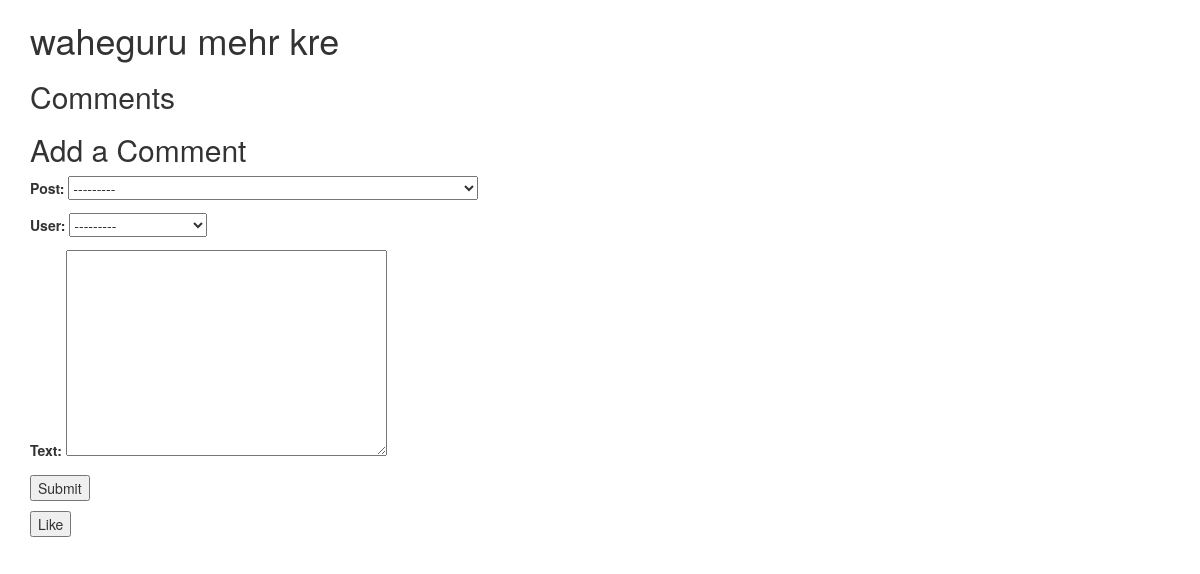
The page /post/1/ (signed in) on the database as committed earlier.
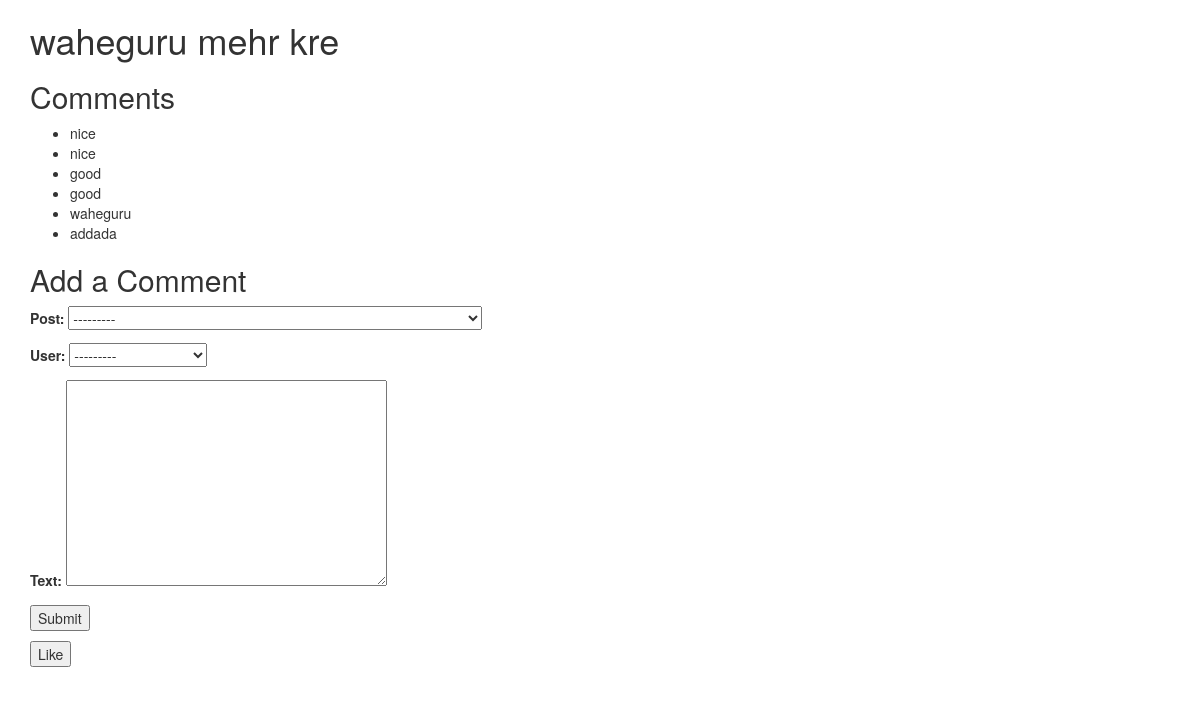
The same page on the database as committed later.
### kkapp/models.py (models this page shows, shortened)
class Comment(models.Model):
    post = models.ForeignKey('Post', on_delete=models.CASCADE)
    user = models.ForeignKey(User, on_delete=models.CASCADE)
    text = models.TextField()
    created_at = models.DateTimeField(auto_now_add=True)

### kkapp/views.py (the view)
# urls.py: path('post/<int:post_id>/', comment, name='comment'),
@login_required
def comment(request, post_id):
    post = get_object_or_404(Post, id=post_id)
    comments = Comment.objects.filter(post=post)
    if request.method == 'POST':
        form = CommentForm(request.POST)
        if form.is_valid():
            comment = form.save(commit=False)
            comment.user = request.user
            comment.post = post
            comment.save()
            return redirect('comment', post_id=post_id)
    else:
        form = CommentForm()
    return render(request, 'post_detail.html', {'post': post, 'comments': comments, 'form': form})

### kkapp/forms.py
class CommentForm(forms.ModelForm):
    class Meta:
        model = Comment
        fields = '__all__'

### kkapp/models.py (called while the page is built)
    def __str__(self):
        return self.title

### kkapp/templates/post_detail.html (shortened to what this page needs)
{% load static %}
<!DOCTYPE html>
<html lang="en">
<head>
  <link rel="stylesheet" href="https://maxcdn.bootstrapcdn.com/bootstrap/3.4.1/css/bootstrap.min.css">
</head>
<body>
<div class="container">
<h1>{{ post.title }}</h1>
<h2>Comments</h2>
<ul>
    {% for comment in comments %}
        <li>{{ comment.text }}</li>
    {% endfor %}
</ul>
<h2>Add a Comment</h2>
<form method="post">
    {{ form.as_p }}
    <button type="submit">Submit</button>
</form>
<div class="comment">
  <button class="like-button" data-comment-id="{{ comment.id }}">Like</button>
</div>
</div>
</body>
</html>

Rows that differ between the two databases and show on the page:
added Comment: text "nice"
added Comment: text "nice"
added Comment: text "good"
added Comment: text "good"
added Comment: text "waheguru"
added Comment: text "addada"
